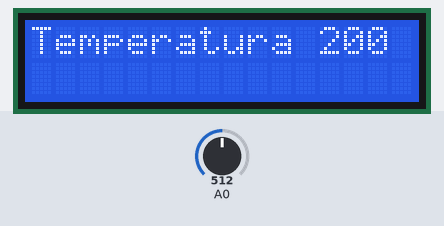
A sketch run on a simulated Arduino Uno, built with avr-gcc and run on an emulated ATmega328P. Shown: 16×2 character LCD. The test bench sets the inputs (shaded band); at power-on: A0 = 512.

Above: at 1.2 s.
1.3 s: A0 set to 716
At 2.1 s:
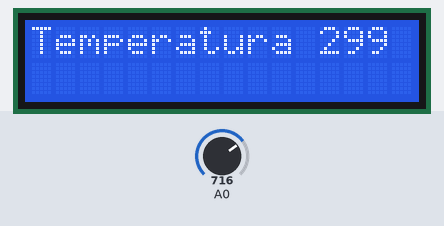
2.8 s: A0 set to 900
At 3.2 s:
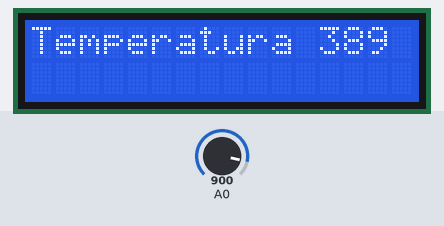
4.3 s: A0 set to 1023
At 5.6 s:
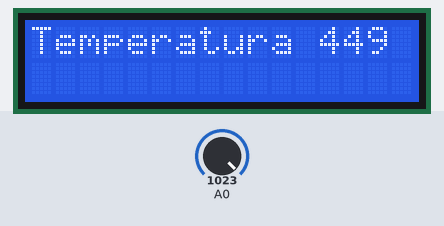
Timing chart, 0 to 7.3 s (numbered marks = the images above; inputs shaded):
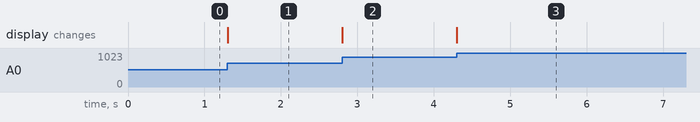

The sketch:

LCD_16X2_con_Sensor_Temp.ino
```cpp
//Diseño y simulador -->https://www.tinkercad.com/things/hX7dGQDMUuT
#include <LiquidCrystal.h>
LiquidCrystal myLcd(8,9,4,5,6,7);


char lcdLine[20];
int temp=0;

void setup()
{
  myLcd.begin(16,2);
 /* myLcd.setCursor(0,0);
  sprintf(lcdLine,"Hola ");
  myLcd.print(lcdLine);*/

}

void loop()
{
  temp = map(analogRead(A0),20,358,-40,125);
    myLcd.setCursor(0,0);
    sprintf(lcdLine,"Temperatura %d",temp);
    myLcd.print(lcdLine);

}
```

Measured:
- after the input at 1.3 s, the display: changes at once (image 1)
- after the input at 2.8 s, the display: changes at once (image 2)
- after the input at 4.3 s, the display: changes at once (image 3)
